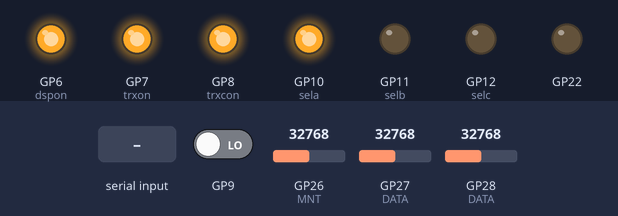
Simulated run of this program. Board: Raspberry Pi Pico running MicroPython. On the bench: output pins drawn as LEDs (lit = HIGH). The test bench sets the inputs (shaded band); at power-on: GP9 LOW, GP26 (MNT) = 32768, GP27 (DATA) = 32768, GP28 (DATA) = 32768 (analog values on the 0–65535 scale).

Above: at 0.65 s.
At 1.2 s:
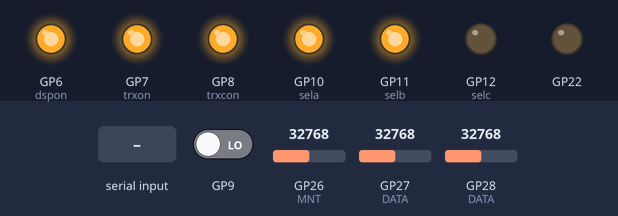
1.3 s: "=\n" received over the second serial link
At 1.8 s:
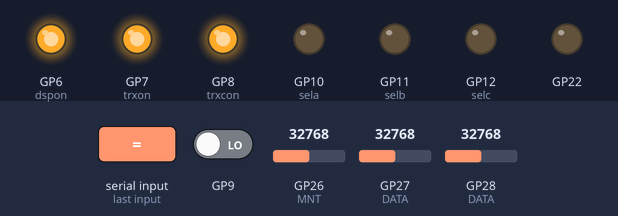
Timing chart, 0 to 4.3 s (numbered marks = the images above; inputs shaded):
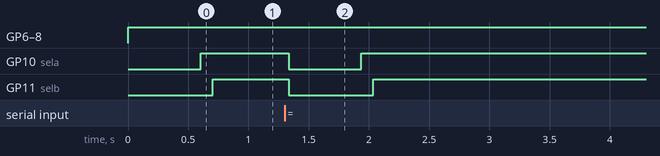

The program:

main.py
```python
from BoardTemp import Board_temp as Bt
from FPGA_Work import FPGA_
from UART import Uart_CONN as Conn
from ADC import MUX
import time

err_check = 0
while True:
    DSPEN,TRXPSEN,TRXCSEN,DC12VMNT,MNTIN,err_check = MUX().MUX_CHECK(outputV=0,limit=3.3,Err_check=err_check)
    err_check = err_check
    BoardTemp = Bt().read_temp() # 0 : error Data
    Working_check = FPGA_().FPGA_Check() # 0 : close , 1 : open, 2 : error
    ENVTEMP,Depth = Conn().RS485READ() # 0 : error Data

    Conn().RS232WRITE(DSPEN=DSPEN,TRXEN=TRXPSEN,TRXCSEN=TRXCSEN,DC12VMNT=DC12VMNT,MNTIN=MNTIN,BDTEMP=BoardTemp,ENVTEMP=ENVTEMP,DEPTH=Depth,FPGAWORKING=Working_check)
```

BoardTemp.py
```python
import utime
from machine import I2C,Pin
import struct

class Board_temp:
    def __init__(self):
        self.i2c = I2C(0,sda=Pin(20),scl=Pin(21),freq=400000)
        self.TEMP = 'b'
        self.devices = self.i2c.scan()

    def read_temp(self):
        while True:
            try:
                TEMPDAT = struct.unpack(self.TEMP,self.i2c.readfrom(self.devices[0],1))[0]
#                print('%s:%.1f'%('Celsius',TEMPDAT))
                utime.sleep(0.1)
            except:
                TEMPDAT = 0
#                 print('%s:%f'%('Celsius',0.0))
                utime.sleep(0.1)
            break
        return TEMPDAT

if __name__=='__main__':
    Board_temp().read_temp()
```

FPGA_Work.py
```python
from machine import Pin
import utime

class FPGA_:
    def __init__(self):
        self.pin = 0

    def FPGA_Check(self,Working_set=Pin(9,mode=Pin.IN)):
        self.pin = Working_set
        try:
            if self.pin.value() == 0:
#                 print('Close')
                return 0
            else:
#                 print('Open')
                return 1
        except Exception as e:
            print('Error')
            return 2
        utime.sleep(0.1)

if __name__=='__main__':
    print(FPGA_().FPGA_Check())
```

UART.py
```python
from machine import UART, Pin
import time

class Uart_CONN:
    def __init__(self):
        self.tx1 = 0
        self.TRX_CON = 0
        self.rx1 = 0
        self.baud = 0

    def RS485READ(self,tx1=Pin(0),TRX_CON=Pin(22,mode=Pin.OUT),rx1=Pin(1),baud=115200):
        self.tx1 = tx1
        self.TRX_CON = TRX_CON
        self.TRX_CON.value(0)
        self.rx1 = rx1
        self.baud = baud
        self.uart1 = UART(0, baudrate=self.baud, tx=self.tx1, rx=self.rx1)
        self.uart1.init(self.baud,bits=8,parity=None,stop=1)
        while True:
            try:
                if self.uart1.any():
                    Data = self.uart1.read().decode().split('\r')
                    T,D = Data[0][Data[0].index('=')+1:],Data[1][Data[1].index('=')+1:]
                    time.sleep(0.1)
                    break
            except:
                T,D = 0,0
                break
        return T,D

    def RS232WRITE(self,DSPEN=0,TRXEN=0,TRXCSEN=0,DC12VMNT=0,MNTIN=0,BDTEMP=0,ENVTEMP=0,DEPTH=0,FPGAWORKING=0):
        self.tx1 = Pin(4)
        self.rx1 = Pin(5)
        self.baud = 9600

        self.uart2 = UART(1, baudrate=self.baud, tx=self.tx1, rx=self.rx1)
        self.uart2.init(self.baud,bits=8,parity=None,stop=1)

        RSDAT = '%s,%s,%s,%s,%s,%s,%s,%s,%s\n'%(DSPEN,TRXEN,TRXCSEN,DC12VMNT,MNTIN,BDTEMP,ENVTEMP,DEPTH,FPGAWORKING)

        self.uart2.write(RSDAT)

        return 0

if __name__ == '__main__':
    print(Uart_CONN().RS485READ())
    print(Uart_CONN().RS232WRITE())
```

ADC.py
```python
import time
from machine import ADC,Pin

class MUX:
    def __init__(self):
        self.SELA = 0
        self.SELB = 0
        self.SELC = 0
        self.DSPON = 1
        self.TRXON = 1
        self.TRXCON = 1

        self.sela = Pin(10,mode=Pin.OUT,value=self.SELA)
        self.selb = Pin(11,mode=Pin.OUT,value=self.SELB)
        self.selc = Pin(12,mode=Pin.OUT,value=self.SELC)

    def MUX_CHECK(self,outputV=0.0,limit=0.0,Err_check=0):#Err_check : 0 data_read, 1 err

        self.err_check = Err_check
        self.MNT = ADC(26)

        if self.err_check == 0:
            self.dspon = Pin(6,mode=Pin.OUT,value=self.DSPON)
            self.trxon = Pin(7,mode=Pin.OUT,value=self.TRXON)
            self.trxcon = Pin(8,mode=Pin.OUT,value=self.TRXCON)
            DSPEN = 0
            TRXPSEN = 0
            TRXCSEN = 0
            DC12VMNT = 0
            time.sleep(0.5)
            while True:
                self.MNTIN = (3.3/65536)*self.MNT.read_u16()
                if self.MNTIN>=outputV:
                    DATA = ADC(28)
                    DSPEN = (3.3/65536)*DATA.read_u16()
                    if DSPEN>=limit:
                        self.Break_DT()
                        DSPEN,TRXPSEN,TRXCSEN,DC12VMNT,self.err_check = 0,0,0,0,1
                        break
                    time.sleep(0.1)
                    Pin(10,mode=Pin.OUT,value=1)
                    TRXPSEN = (3.3/65536)*DATA.read_u16()
                    if TRXPSEN>=limit:
                        self.Break_DT()
                        DSPEN,TRXPSEN,TRXCSEN,DC12VMNT,self.err_check = 0,0,0,0,1
                        break
                    time.sleep(0.1)
                    DATA = ADC(27)
                    TRXCSEN = (3.3/65536)*DATA.read_u16()
                    if TRXCSEN>=limit:
                        self.Break_DT()
                        DSPEN,TRXPSEN,TRXCSEN,DC12VMNT,self.err_check = 0,0,0,0,1
                        break
                    Pin(11,mode=Pin.OUT,value=1)
                    time.sleep(0.1)
                    DC12VMNT = (3.3/65536)*DATA.read_u16()
                    break

            return DSPEN,TRXPSEN,TRXCSEN,DC12VMNT,self.MNTIN,self.err_check
        else:
            while True:
                self.MNTIN = (3.3/65536)*self.MNT.read_u16()
                if self.MNTIN>=outputV:
                    break
                time.sleep(0.5)
            return 0,0,0,0,self.MNTIN,1

    def Break_DT(self):
        stop_dat = [self.dspon,self.trxon,self.trxcon]

        for i in stop_dat:
            i.value(0)

if __name__=='__main__':
    print(MUX().MUX_CHECK(outputV=1.0,limit=2,Err_check=0))
```

Measured:
- after the input at 1.3 s, GP10 (sela): HIGH → LOW at once, → HIGH 0.60 s later; GP11 (selb): HIGH → LOW at once, → HIGH 0.70 s later
